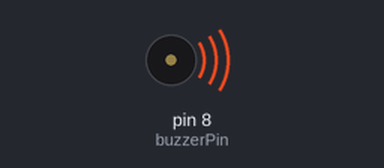
Bench run of a sketch on a simulated Arduino Uno, built with avr-gcc and run on an emulated ATmega328P. Shown: buzzer (waves = sounding).

Above: at 0.2 s.
At 8.7 s:
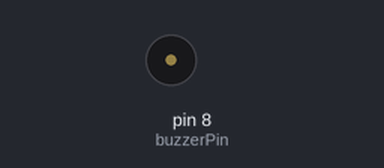
Timing chart, 0 to 13.0 s (numbered marks = the images above):
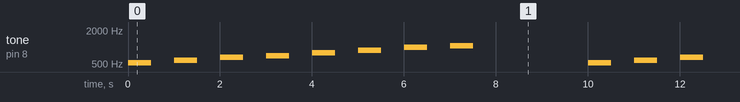

Measured:
- by itself, tone on pin 8 (buzzerPin): repeats every 10.0 s: silent 0.50 s, 587 Hz 0.50 s, silent 0.50 s, 659 Hz 0.50 s, silent 0.50 s, 698 Hz 0.50 s, silent 0.50 s, 784 Hz 0.50 s, silent 0.50 s, 880 Hz 0.50 s, silent 0.50 s, 988 Hz 0.50 s, silent 0.50 s, 1047 Hz 0.50 s, silent 2.5 s, 523 Hz 0.50 s

The sketch:

passive_buzzer.ino
```cpp
#include "pitches.h"

// Variable Definitions
// ~~~~~~~~~~~~~~~~~~~~~~~~~~~~~
// Melody: Array of Notes
int melody[] = {
  NOTE_C5, NOTE_D5, NOTE_E5, NOTE_F5, NOTE_G5, NOTE_A5, NOTE_B5, NOTE_C6};
// Note Duration: 500 milliseconds
int duration = 500;
// Buzzer Pin
int buzzerPin = 8;

void setup() {

}

void loop() {
  for (int currentNote = 0; currentNote < sizeof(melody)/sizeof(int); currentNote++) {
    // Play the current note
    tone(buzzerPin, melody[currentNote], duration);
    // Delay between notes
    delay(1000);
  }
  // Restart the melody after delay
  delay(2000);
}
```
